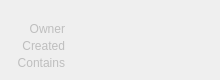
<?xml version="1.0" encoding="UTF-8"?>
<ui version="4.0">
 <class>Form</class>
 <widget class="QWidget" name="Form">
  <property name="geometry">
   <rect>
    <x>0</x>
    <y>0</y>
    <width>220</width>
    <height>80</height>
   </rect>
  </property>
  <property name="sizePolicy">
   <sizepolicy hsizetype="MinimumExpanding" vsizetype="Preferred">
    <horstretch>0</horstretch>
    <verstretch>0</verstretch>
   </sizepolicy>
  </property>
  <property name="minimumSize">
   <size>
    <width>220</width>
    <height>80</height>
   </size>
  </property>
  <property name="maximumSize">
   <size>
    <width>300</width>
    <height>80</height>
   </size>
  </property>
  <property name="windowTitle">
   <string>Form</string>
  </property>
  <property name="styleSheet">
   <string notr="true"/>
  </property>
  <layout class="QVBoxLayout" name="verticalLayout">
   <property name="spacing">
    <number>3</number>
   </property>
   <property name="leftMargin">
    <number>5</number>
   </property>
   <property name="topMargin">
    <number>5</number>
   </property>
   <property name="rightMargin">
    <number>5</number>
   </property>
   <property name="bottomMargin">
    <number>0</number>
   </property>
   <item>
    <layout class="QHBoxLayout" name="horizontalLayout_18">
     <property name="topMargin">
      <number>0</number>
     </property>
     <property name="bottomMargin">
      <number>0</number>
     </property>
     <item>
      <widget class="QLabel" name="label_6">
       <property name="maximumSize">
        <size>
         <width>13</width>
         <height>13</height>
        </size>
       </property>
       <property name="text">
        <string/>
       </property>
       <property name="pixmap">
        <pixmap>../icons/selectionSet.png</pixmap>
       </property>
       <property name="scaledContents">
        <bool>true</bool>
       </property>
      </widget>
     </item>
     <item>
      <widget class="QLabel" name="name">
       <property name="font">
        <font>
         <pointsize>9</pointsize>
         <weight>75</weight>
         <bold>true</bold>
        </font>
       </property>
       <property name="text">
        <string/>
       </property>
      </widget>
     </item>
    </layout>
   </item>
   <item>
    <layout class="QHBoxLayout" name="horizontalLayout_9">
     <property name="spacing">
      <number>6</number>
     </property>
     <property name="topMargin">
      <number>0</number>
     </property>
     <item>
      <widget class="QLabel" name="label_13">
       <property name="enabled">
        <bool>false</bool>
       </property>
       <property name="sizePolicy">
        <sizepolicy hsizetype="Fixed" vsizetype="Expanding">
         <horstretch>0</horstretch>
         <verstretch>0</verstretch>
        </sizepolicy>
       </property>
       <property name="minimumSize">
        <size>
         <width>60</width>
         <height>0</height>
        </size>
       </property>
       <property name="maximumSize">
        <size>
         <width>60</width>
         <height>500</height>
        </size>
       </property>
       <property name="text">
        <string>Owner</string>
       </property>
       <property name="alignment">
        <set>Qt::AlignRight|Qt::AlignTop|Qt::AlignTrailing</set>
       </property>
      </widget>
     </item>
     <item>
      <widget class="QLabel" name="owner">
       <property name="enabled">
        <bool>true</bool>
       </property>
       <property name="sizePolicy">
        <sizepolicy hsizetype="Expanding" vsizetype="Expanding">
         <horstretch>0</horstretch>
         <verstretch>0</verstretch>
        </sizepolicy>
       </property>
       <property name="minimumSize">
        <size>
         <width>0</width>
         <height>0</height>
        </size>
       </property>
       <property name="maximumSize">
        <size>
         <width>16777215</width>
         <height>16777215</height>
        </size>
       </property>
       <property name="styleSheet">
        <string notr="true"/>
       </property>
       <property name="text">
        <string/>
       </property>
       <property name="alignment">
        <set>Qt::AlignLeading|Qt::AlignLeft|Qt::AlignTop</set>
       </property>
       <property name="wordWrap">
        <bool>true</bool>
       </property>
      </widget>
     </item>
    </layout>
   </item>
   <item>
    <layout class="QHBoxLayout" name="horizontalLayout_11">
     <property name="spacing">
      <number>6</number>
     </property>
     <property name="topMargin">
      <number>0</number>
     </property>
     <item>
      <widget class="QLabel" name="label_14">
       <property name="enabled">
        <bool>false</bool>
       </property>
       <property name="sizePolicy">
        <sizepolicy hsizetype="Fixed" vsizetype="Expanding">
         <horstretch>0</horstretch>
         <verstretch>0</verstretch>
        </sizepolicy>
       </property>
       <property name="minimumSize">
        <size>
         <width>60</width>
         <height>0</height>
        </size>
       </property>
       <property name="maximumSize">
        <size>
         <width>60</width>
         <height>500</height>
        </size>
       </property>
       <property name="text">
        <string>Created</string>
       </property>
       <property name="alignment">
        <set>Qt::AlignRight|Qt::AlignTop|Qt::AlignTrailing</set>
       </property>
      </widget>
     </item>
     <item>
      <widget class="QLabel" name="created">
       <property name="enabled">
        <bool>true</bool>
       </property>
       <property name="sizePolicy">
        <sizepolicy hsizetype="Expanding" vsizetype="Expanding">
         <horstretch>0</horstretch>
         <verstretch>0</verstretch>
        </sizepolicy>
       </property>
       <property name="minimumSize">
        <size>
         <width>0</width>
         <height>0</height>
        </size>
       </property>
       <property name="maximumSize">
        <size>
         <width>16777215</width>
         <height>16777215</height>
        </size>
       </property>
       <property name="styleSheet">
        <string notr="true"/>
       </property>
       <property name="text">
        <string/>
       </property>
       <property name="alignment">
        <set>Qt::AlignLeading|Qt::AlignLeft|Qt::AlignTop</set>
       </property>
       <property name="wordWrap">
        <bool>true</bool>
       </property>
      </widget>
     </item>
    </layout>
   </item>
   <item>
    <layout class="QHBoxLayout" name="horizontalLayout_15">
     <property name="spacing">
      <number>6</number>
     </property>
     <property name="topMargin">
      <number>0</number>
     </property>
     <property name="bottomMargin">
      <number>0</number>
     </property>
     <item>
      <widget class="QLabel" name="label_15">
       <property name="enabled">
        <bool>false</bool>
       </property>
       <property name="sizePolicy">
        <sizepolicy hsizetype="Fixed" vsizetype="Expanding">
         <horstretch>0</horstretch>
         <verstretch>0</verstretch>
        </sizepolicy>
       </property>
       <property name="minimumSize">
        <size>
         <width>60</width>
         <height>0</height>
        </size>
       </property>
       <property name="maximumSize">
        <size>
         <width>60</width>
         <height>500</height>
        </size>
       </property>
       <property name="text">
        <string>Contains</string>
       </property>
       <property name="alignment">
        <set>Qt::AlignRight|Qt::AlignTop|Qt::AlignTrailing</set>
       </property>
      </widget>
     </item>
     <item>
      <widget class="QLabel" name="contains">
       <property name="enabled">
        <bool>true</bool>
       </property>
       <property name="sizePolicy">
        <sizepolicy hsizetype="Expanding" vsizetype="MinimumExpanding">
         <horstretch>0</horstretch>
         <verstretch>0</verstretch>
        </sizepolicy>
       </property>
       <property name="minimumSize">
        <size>
         <width>0</width>
         <height>0</height>
        </size>
       </property>
       <property name="maximumSize">
        <size>
         <width>16777215</width>
         <height>16777215</height>
        </size>
       </property>
       <property name="styleSheet">
        <string notr="true"/>
       </property>
       <property name="text">
        <string/>
       </property>
       <property name="alignment">
        <set>Qt::AlignLeading|Qt::AlignLeft|Qt::AlignTop</set>
       </property>
       <property name="wordWrap">
        <bool>true</bool>
       </property>
      </widget>
     </item>
    </layout>
   </item>
   <item>
    <spacer name="verticalSpacer">
     <property name="orientation">
      <enum>Qt::Vertical</enum>
     </property>
     <property name="sizeHint" stdset="0">
      <size>
       <width>20</width>
       <height>40</height>
      </size>
     </property>
    </spacer>
   </item>
  </layout>
 </widget>
 <resources/>
 <connections/>
 <slots>
  <slot>snapshot()</slot>
  <slot>apply()</slot>
  <slot>edit()</slot>
 </slots>
</ui>
